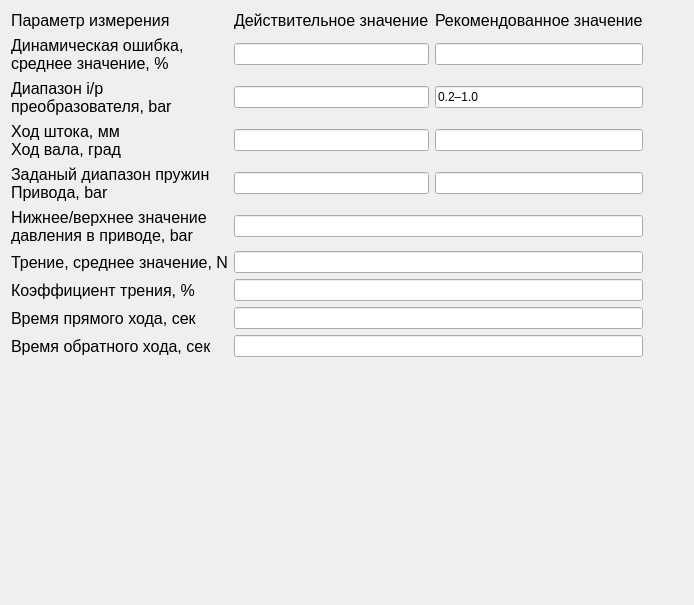
          <widget class="QWidget" name="results">
           <attribute name="title">
            <string>Результат диагностики</string>
           </attribute>
           <layout class="QVBoxLayout" name="verticalLayout_52">
            <item>
             <layout class="QGridLayout" name="gridLayout">
              <item row="7" column="0">
               <widget class="QLabel" name="label_result_frictionPercent">
                <property name="font">
                 <font>
                  <family>Segoe UI</family>
                  <pointsize>12</pointsize>
                  <stylestrategy>PreferDefault</stylestrategy>
                 </font>
                </property>
                <property name="text">
                 <string>Коэффициент трения, %</string>
                </property>
               </widget>
              </item>
              <item row="0" column="1">
               <widget class="QLabel" name="label_validValue">
                <property name="font">
                 <font>
                  <family>Segoe UI</family>
                  <pointsize>12</pointsize>
                  <stylestrategy>PreferDefault</stylestrategy>
                 </font>
                </property>
                <property name="text">
                 <string>Действительное значение</string>
                </property>
               </widget>
              </item>
              <item row="9" column="0">
               <widget class="QLabel" name="label_result_strokeTest_backwardTime">
                <property name="font">
                 <font>
                  <family>Segoe UI</family>
                  <pointsize>12</pointsize>
                 </font>
                </property>
                <property name="text">
                 <string>Время обратного хода, сек</string>
                </property>
               </widget>
              </item>
              <item row="5" column="0">
               <widget class="QLabel" name="label_result_rangePressure">
                <property name="font">
                 <font>
                  <family>Segoe UI</family>
                  <pointsize>12</pointsize>
                  <stylestrategy>PreferDefault</stylestrategy>
                 </font>
                </property>
                <property name="text">
                 <string>Нижнее/верхнее значение
давления в приводе, bar</string>
                </property>
               </widget>
              </item>
              <item row="4" column="0">
               <widget class="QLabel" name="label_result_rangeReal_rangeRecomend">
                <property name="font">
                 <font>
                  <family>Segoe UI</family>
                  <pointsize>12</pointsize>
                  <stylestrategy>PreferDefault</stylestrategy>
                 </font>
                </property>
                <property name="text">
                 <string>Заданый диапазон пружин
Привода, bar</string>
                </property>
               </widget>
              </item>
              <item row="5" column="1" colspan="2">
               <widget class="QLineEdit" name="lineEdit_rangePressure">
                <property name="readOnly">
                 <bool>true</bool>
                </property>
               </widget>
              </item>
              <item row="6" column="1" colspan="2">
               <widget class="QLineEdit" name="lineEdit_frictionForceValue">
                <property name="readOnly">
                 <bool>true</bool>
                </property>
               </widget>
              </item>
              <item row="2" column="2">
               <widget class="QLineEdit" name="lineEdit_dinamicIpRecomend">
                <property name="text">
                 <string>0.2–1.0</string>
                </property>
                <property name="readOnly">
                 <bool>true</bool>
                </property>
               </widget>
              </item>
              <item row="4" column="2">
               <widget class="QLineEdit" name="lineEdit_driveRangeRecomend">
                <property name="readOnly">
                 <bool>true</bool>
                </property>
               </widget>
              </item>
              <item row="8" column="1" colspan="2">
               <widget class="QLineEdit" name="lineEdit_strokeTest_forwardTime">
                <property name="readOnly">
                 <bool>true</bool>
                </property>
               </widget>
              </item>
              <item row="4" column="1">
               <widget class="QLineEdit" name="lineEdit_driveRangeReal">
                <property name="readOnly">
                 <bool>true</bool>
                </property>
               </widget>
              </item>
              <item row="1" column="1">
               <widget class="QLineEdit" name="lineEdit_dynamicErrorReal">
                <property name="readOnly">
                 <bool>true</bool>
                </property>
               </widget>
              </item>
              <item row="3" column="0">
               <widget class="QLabel" name="label_result_strokeReal_strokeRecomend">
                <property name="font">
                 <font>
                  <family>Segoe UI</family>
                  <pointsize>12</pointsize>
                  <stylestrategy>PreferDefault</stylestrategy>
                 </font>
                </property>
                <property name="text">
                 <string>Ход штока, мм
Ход вала, град</string>
                </property>
               </widget>
              </item>
              <item row="3" column="1">
               <widget class="QLineEdit" name="lineEdit_strokeReal">
                <property name="readOnly">
                 <bool>true</bool>
                </property>
               </widget>
              </item>
              <item row="3" column="2">
               <widget class="QLineEdit" name="lineEdit_strokeRecomend">
                <property name="readOnly">
                 <bool>true</bool>
                </property>
               </widget>
              </item>
              <item row="1" column="2">
               <widget class="QLineEdit" name="lineEdit_dynamicErrorRecomend">
                <property name="readOnly">
                 <bool>true</bool>
                </property>
               </widget>
              </item>
              <item row="2" column="0">
               <widget class="QLabel" name="label_result_dinamicIpReal_dinamicIpRecomend">
                <property name="font">
                 <font>
                  <family>Segoe UI</family>
                  <pointsize>12</pointsize>
                  <stylestrategy>PreferDefault</stylestrategy>
                 </font>
                </property>
                <property name="text">
                 <string>Диапазон i/p
преобразователя, bar</string>
                </property>
               </widget>
              </item>
              <item row="0" column="0">
               <widget class="QLabel" name="label_measurementParameter">
                <property name="font">
                 <font>
                  <family>Segoe UI</family>
                  <pointsize>12</pointsize>
                  <stylestrategy>PreferDefault</stylestrategy>
                 </font>
                </property>
                <property name="text">
                 <string>Параметр измерения</string>
                </property>
               </widget>
              </item>
              <item row="1" column="0">
               <widget class="QLabel" name="label_result_dinamicReal_dinamicRecomend">
                <property name="font">
                 <font>
                  <family>Segoe UI</family>
                  <pointsize>12</pointsize>
                  <stylestrategy>PreferDefault</stylestrategy>
                 </font>
                </property>
                <property name="text">
                 <string>Динамическая ошибка,
среднее значение, %</string>
                </property>
               </widget>
              </item>
              <item row="6" column="0">
               <widget class="QLabel" name="label_result_friction">
                <property name="font">
                 <font>
                  <family>Segoe UI</family>
                  <pointsize>12</pointsize>
                  <stylestrategy>PreferDefault</stylestrategy>
                 </font>
                </property>
                <property name="text">
                 <string>Трение, среднее значение, N</string>
                </property>
               </widget>
              </item>
              <item row="9" column="1" colspan="2">
               <widget class="QLineEdit" name="lineEdit_strokeTest_backwardTime">
                <property name="readOnly">
                 <bool>true</bool>
                </property>
               </widget>
              </item>
              <item row="0" column="2">
               <widget class="QLabel" name="label_recommendedValue">
                <property name="font">
                 <font>
                  <family>Segoe UI</family>
                  <pointsize>12</pointsize>
                  <stylestrategy>PreferDefault</stylestrategy>
                 </font>
                </property>
                <property name="text">
                 <string>Рекомендованное значение</string>
                </property>
               </widget>
              </item>
              <item row="8" column="0">
               <widget class="QLabel" name="label_result_strokeTest_forwardTime">
                <property name="font">
                 <font>
                  <family>Segoe UI</family>
                  <pointsize>12</pointsize>
                 </font>
                </property>
                <property name="text">
                 <string>Время прямого хода, сек</string>
                </property>
               </widget>
              </item>
              <item row="7" column="1" colspan="2">
               <widget class="QLineEdit" name="lineEdit_frictionPercentValue">
                <property name="readOnly">
                 <bool>true</bool>
                </property>
               </widget>
              </item>
              <item row="2" column="1">
               <widget class="QLineEdit" name="lineEdit_dinamicIpReal">
                <property name="readOnly">
                 <bool>true</bool>
                </property>
               </widget>
              </item>
              <item row="0" column="3" rowspan="10">
               <spacer name="horizontalSpacer_19">
                <property name="font">
                 <font>
                  <family>Roboto</family>
                  <pointsize>10</pointsize>
                  <stylestrategy>PreferDefault</stylestrategy>
                 </font>
                </property>
                <property name="orientation">
                 <enum>Qt::Orientation::Horizontal</enum>
                </property>
                <property name="sizeHint" stdset="0">
                 <size>
                  <width>40</width>
                  <height>20</height>
                 </size>
                </property>
               </spacer>
              </item>
             </layout>
            </item>
            <item>
             <spacer name="verticalSpacer_14">
              <property name="orientation">
               <enum>Qt::Orientation::Vertical</enum>
              </property>
              <property name="sizeHint" stdset="0">
               <size>
                <width>20</width>
                <height>237</height>
               </size>
              </property>
             </spacer>
            </item>
           </layout>
          </widget>
